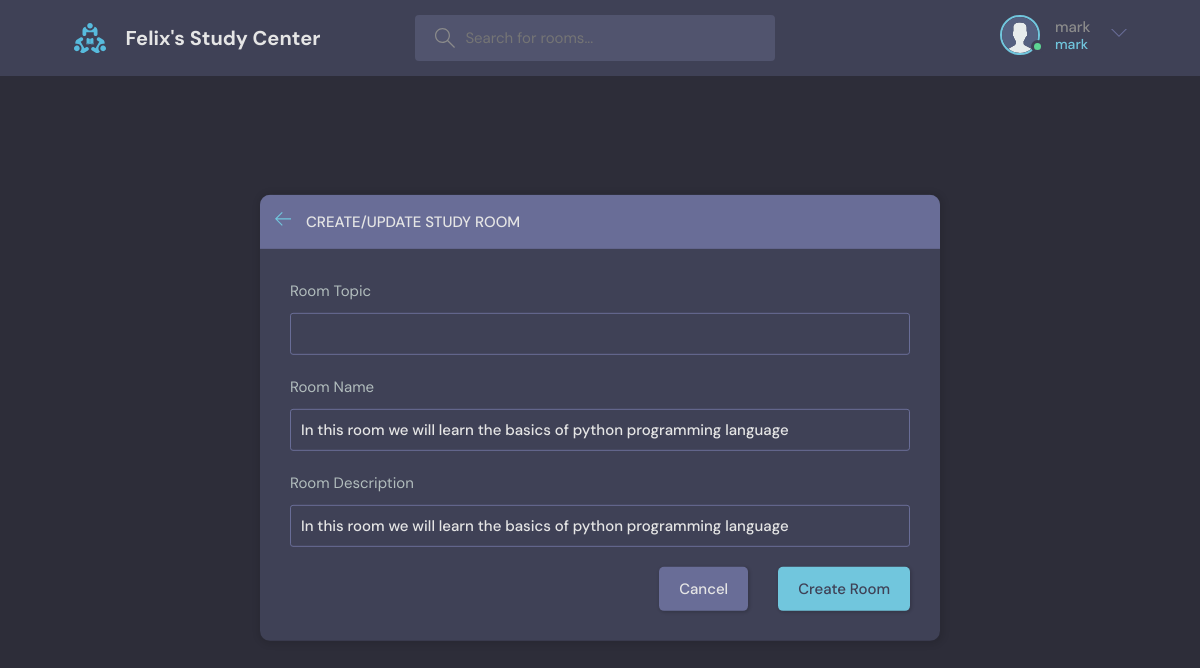
Screenshot of /update-room/2/ (signed in) with the database file from the repository.
### base/models.py (models this page shows, shortened)
class User(AbstractUser):
    name = models.CharField(max_length=200, null=True)
    email = models.EmailField(null=True, unique=True)
    bio = models.TextField(null=True)
    avatar = models.ImageField(upload_to='', null=True, default='avatar.svg')
    USERNAME_FIELD = 'email'
    REQUIRED_FIELDS = []

class Room(models.Model):
    host = models.ForeignKey(User, on_delete=models.SET_NULL, null=True)
    topic = models.ForeignKey(Topic, on_delete=models.SET_NULL, null=True)
    name = models.CharField(max_length=200)
    description = models.TextField(null=True, blank=True)
    participants = models.ManyToManyField(User, related_name='participants', blank=True)
    updated = models.DateTimeField(auto_now=True)
    created = models.DateTimeField(auto_now_add=True)
    class Meta:
        ordering = ['-updated', '-created']

### base/views.py (the view, shortened to what this page needs)
# urls.py: path('update-room/<str:pk>/', views.updateRoom, name='update-room'),
@login_required(login_url='/login')
def updateRoom(request, pk):
    room = Room.objects.get(id=pk)
    form = RoomForm(instance=room)
    topics = Topic.objects.all()
    if request.user != room.host:
        return HttpResponse("You are not allowed here!!")
    context = {
        'form': form,
        "topics": topics
    }
    return render(request, 'base/room_form.html', context)

### base/forms.py
class RoomForm(ModelForm):
    class Meta:
        model = Room
        fields = '__all__'
        exclude = ['host', 'participants']

### base/templates/base/room_form.html (shortened to what this page needs)
{% extends 'main.html' %}
{% block content %}
  <main class="create-room layout">
    <div class="container">
      <div class="layout__box">
        <div class="layout__boxHeader">
          <div class="layout__boxTitle">
            <a href="{% url 'home' %}">
              <svg version="1.1" xmlns="http://www.w3.org/2000/svg" width="32" height="32" viewBox="0 0 32 32">
                <title>arrow-left</title>
                <path
                  d="M13.723 2.286l-13.723 13.714 13.719 13.714 1.616-1.611-10.96-10.96h27.625v-2.286h-27.625l10.965-10.965-1.616-1.607z">
                </path>
              </svg>
            </a>
            <h3>Create/Update Study Room</h3>
          </div>
        </div>
        <div class="layout__body">
          <form class="form" action="" method="post">
            <div class="form__group">
              <label>Room Topic</label>
              <input type="text" name="topic" list="topic-list">
            </div>
             <div class="form__group">
              <label for="room_name">Room Name</label>
              {{ form.name }}
            </div>
            <div class="form__group">
              <label for="room_description">Room Description</label>
              {{ form.name }}
            </div>
            <div class="form__action">
              <a class="btn btn--dark" href="index.html">Cancel</a>
              <button class="btn btn--main" type="submit">Create Room</button>
            </div>
          </form>
        </div>
      </div>
    </div>
  </main>
{% endblock %}

### templates/navbar.html (shortened to what this page needs)
{% load static %}
<header class="header header--loggedIn">
      <div class="container">
        <a href="{% url 'home' %}" class="header__logo">
          <img src="{% static 'images/logo.svg' %}" />
          <h1>Felix's Study Center</h1>
        </a>
        <form class="header__search" method="get" action="{% url 'home' %}">
          <label>
            <input name="q" placeholder="Search for rooms..." />
          </label>
        </form>
        <nav class="header__menu">
          {% if request.user.is_authenticated %}
          <div class="header__user">
            <a href="{% url 'update-user' %}">
              <div class="avatar avatar--medium active">
                <img src="{{ request.user.avatar.url  }}" />
              </div>
              <p>{{ request.user.username }}<span>{{request.user.username }}</span></p>
            </a>
            <button class="dropdown-button">
              <svg version="1.1" xmlns="http://www.w3.org/2000/svg" width="32" height="32" viewBox="0 0 32 32">
                <title>chevron-down</title>
                <path d="M16 21l-13-13h-3l16 16 16-16h-3l-13 13z"></path>
              </svg>
            </button>
          </div>
          {% else %}
          <a href="{% url 'login' %}">
            <img src="{% static 'images/avatar.svg' %}" />
            <p>Login</p>
          </a>
          {% endif %}
        </nav>
      </div>
    </header>

### rows the page displays
User: user.avatar (placeholder picture), user.username "mark"
Room: name "In this room we will learn the basics of python programming language"
